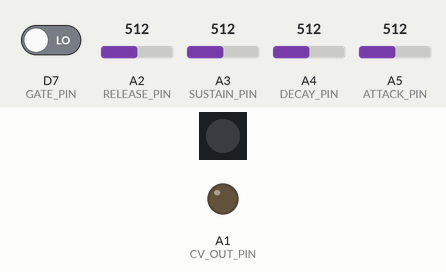
Recording of a program running on a simulated Adafruit Feather M0. On the bench: 1 RGB LEDs in strip order, left to right, output pins drawn as LEDs (lit = HIGH). The inputs (shaded band) are chosen by the test bench; at power-on: D7 (GATE_PIN) LOW, A2 (RELEASE_PIN) = 512, A3 (SUSTAIN_PIN) = 512, A4 (DECAY_PIN) = 512, A5 (ATTACK_PIN) = 512. What the program prints to the serial monitor is not drawn.

Above: at 1.2 s.
1.3 s: D7 (GATE_PIN) driven HIGH
At 1.8 s:
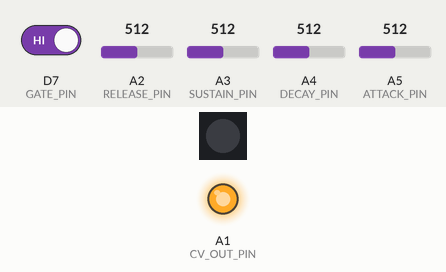
Timing chart, 0 to 4.3 s (numbered marks = the images above; inputs shaded):
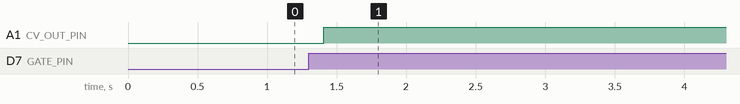

Measured:
- after the input at 1.3 s, A1 (CV_OUT_PIN): LOW → HIGH after 0.11 s

The program:

main.cpp
```cpp
#include <Arduino.h>
#include <Wire.h>
#include "SAMDTimerInterrupt.h"
#include <Adafruit_DotStar.h>

#define SAMPLE_RATE 6000
#define STAGE_DURATION 10 * SAMPLE_RATE
#define USING_TIMER_TC3 true
#define SELECTED_TIMER TIMER_TC3
#define TIMER_INTERVAL_US 100000 / SAMPLE_RATE

// Constants
#define ANALOG_HIGH 1023.0
#define DAC_HIGH 4095.0

// Define scaling ranges
const double dacRange[2] = {0, DAC_HIGH};
const double voltageRange[2] = {0, ANALOG_HIGH};
const double asdrRange[2] = {0, 1};
const double sustainRange[2] = {0, 1};

// DotStar config
#define NUM_LEDS 1
#define DS_DATA_PIN 8
#define DS_CLCK_PIN 6

// Define input/output pins
#define GATE_PIN 7
#define CV_OUT_PIN A1
#define ATTACK_PIN A5
#define DECAY_PIN A4
#define SUSTAIN_PIN A3
#define RELEASE_PIN A2

enum ENVELOPE_STAGE
{
    INIT = -1,
    ATTACK,
    DECAY,
    SUSTAIN,
    RELEASE
};

ENVELOPE_STAGE envelopeStage = INIT;

int gateState = LOW;
int attackCounter = 0;
int decayCounter = 0;
int releaseCounter = 0;

float attackTime = 0.1;
float decayTime = 0.1;
float sustainLevel = 0.5;
float releaseTime = 0.1;

double envelopeOutput = 0.0;

int gateValue;

SAMDTimer ITimer(SELECTED_TIMER);
Adafruit_DotStar pixel(NUM_LEDS, DS_DATA_PIN, DS_CLCK_PIN, DOTSTAR_BRG);

float scale(float value, const double r1[2], const double r2[2]);
void handleInterval();
void triggerEnvelope();
void generateEnvelope();
void incrementEnvelope();

void setup()
{
    pinMode(GATE_PIN, INPUT_PULLDOWN);

    ITimer.attachInterruptInterval(TIMER_INTERVAL_US, handleInterval);

    pixel.begin();
    pixel.show();

    Serial.begin(115200);
}

void loop()
{
    attackTime = scale(analogRead(ATTACK_PIN), voltageRange, asdrRange);
    decayTime = scale(analogRead(DECAY_PIN), voltageRange, asdrRange);
    sustainLevel = scale(analogRead(SUSTAIN_PIN), voltageRange, asdrRange);
    releaseTime = scale(analogRead(RELEASE_PIN), voltageRange, asdrRange);

    if (Serial)
    {
        Serial.println(envelopeStage);
        Serial.println(envelopeOutput);
        Serial.println(gateValue);
        Serial.println(attackTime);
        Serial.println(decayTime);
        Serial.println(sustainLevel);
        Serial.println(releaseTime);
    }

    pixel.setPixelColor(0, pixel.Color(0, 0, 64 * envelopeOutput / DAC_HIGH));
    pixel.show();

    delay(10);
}

float scale(float value, const double r1[2], const double r2[2])
{
    return (value - r1[0]) * (r2[1] - r2[0]) / (r1[1] - r1[0]) + r2[0];
}

void handleInterval()
{
    gateValue = digitalRead(GATE_PIN);

    if (gateValue == HIGH && gateState == LOW)
    {
        gateState = HIGH;
        triggerEnvelope();
    }
    else if (gateValue == LOW && gateState == HIGH)
    {
        envelopeStage = RELEASE;
        gateState = LOW;
    }
    else if (gateValue == LOW)
    {
        gateState = LOW;
    }

    generateEnvelope();
    incrementEnvelope();
}

void triggerEnvelope()
{
    envelopeStage = ATTACK;
    attackCounter = 0;
    decayCounter = 0;
    releaseCounter = 0;
}

void incrementEnvelope()
{
    switch (envelopeStage)
    {
    case ATTACK:
        if (attackCounter >= attackTime * STAGE_DURATION)
        {
            envelopeStage = DECAY;
            attackCounter = 0;
        }
        else
        {
            ++attackCounter;
        }
        break;
    case DECAY:
        if (decayCounter >= decayTime * STAGE_DURATION)
        {
            envelopeStage = SUSTAIN;
            decayCounter = 0;
        }
        else
        {
            ++decayCounter;
        }
        break;
    case SUSTAIN:
        // no-op?
        break;
    case RELEASE:
        if (releaseCounter >= releaseTime * STAGE_DURATION)
        {
            envelopeStage = INIT;
            releaseCounter = 0;
        }
        else
        {
            ++releaseCounter;
        }
        break;

    default:
        break;
    }
}

void generateEnvelope()
{
    float sustainLimit = sustainLevel * DAC_HIGH;

    switch (envelopeStage)
    {
    case INIT:
        envelopeOutput = 0;
        break;
    case ATTACK:
        envelopeOutput = attackTime == 0 ? DAC_HIGH : attackCounter / (attackTime * STAGE_DURATION) * DAC_HIGH;
        break;
    case DECAY:
        envelopeOutput = decayTime == 0 ? sustainLimit : (1 - decayCounter / (decayTime * STAGE_DURATION)) * (DAC_HIGH - sustainLimit) + sustainLimit;
        break;
    case SUSTAIN:
        envelopeOutput = scale(sustainLevel, sustainRange, dacRange);
        break;
    case RELEASE:
        envelopeOutput = releaseTime == 0 ? 0 : (1 - releaseCounter / (releaseTime * STAGE_DURATION)) * sustainLimit;
        break;
    default:
        break;
    }

    analogWrite(CV_OUT_PIN, envelopeOutput);
}
```
